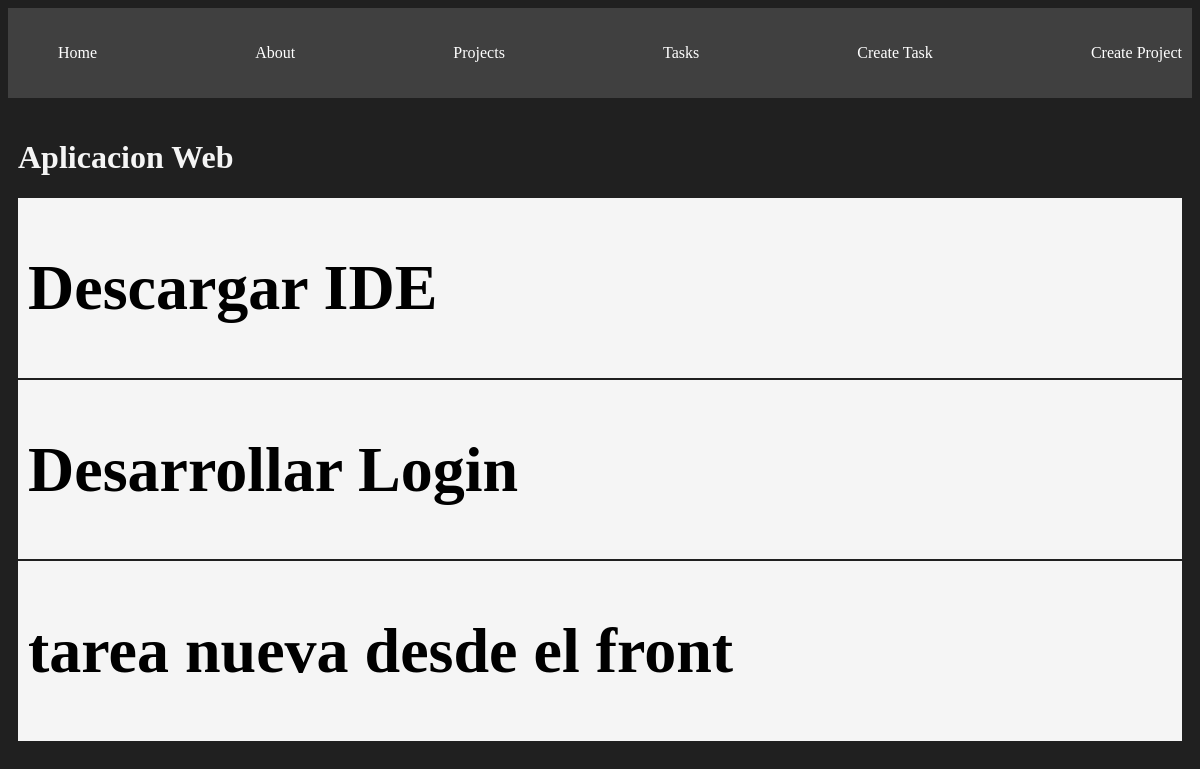
Before: /projects/1 with the older database file.
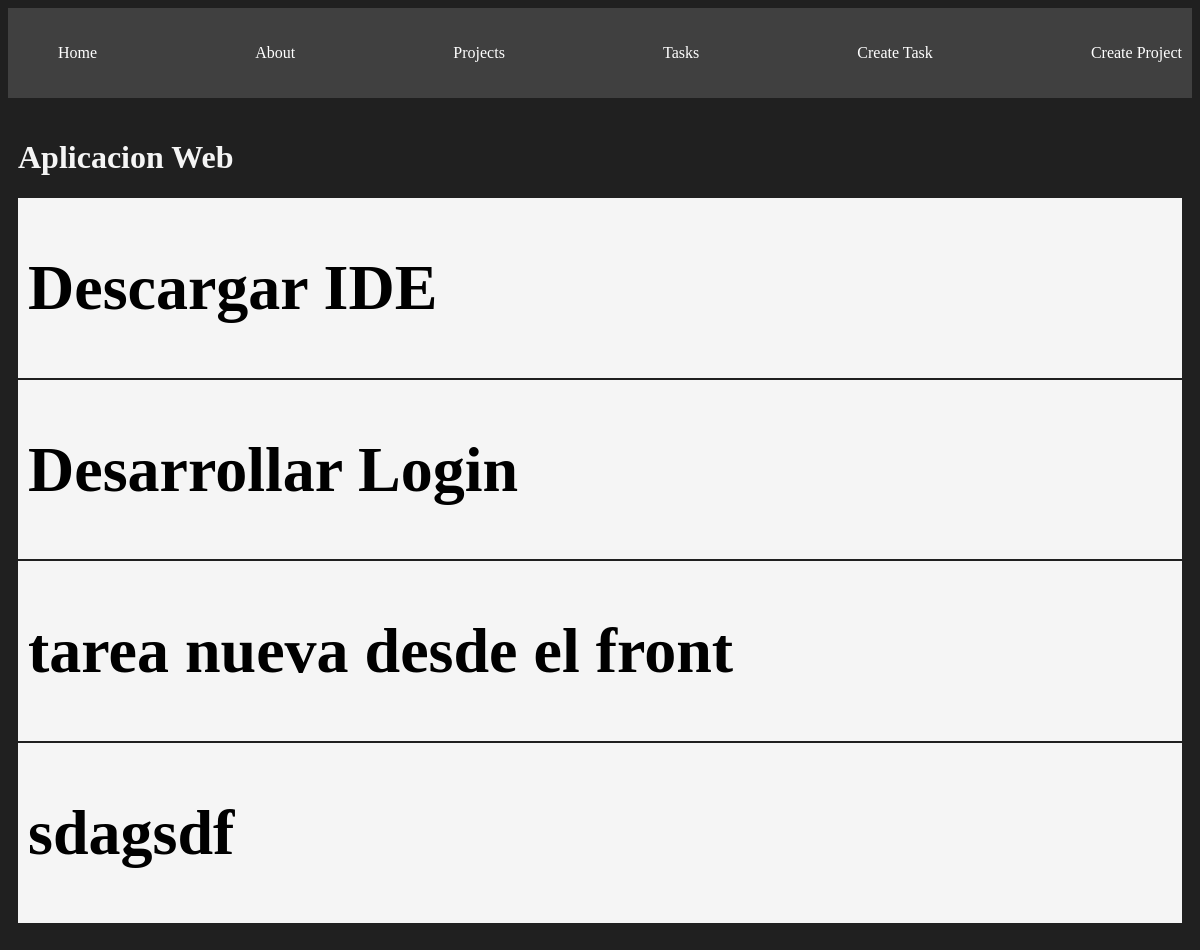
After: the same page with the newer database file.
### myapp/models.py (models this page shows, shortened)
class Task(models.Model):
    title = models.CharField(max_length=200)
    description = models.TextField()
    project = models.ForeignKey(Project, on_delete=models.CASCADE)
    done = models.BooleanField(default=False)

### myapp/views.py (the view)
# urls.py: path('projects/<int:id>', views.project_detail, name='project_detail'),
def project_detail(request, id ):
    project = get_object_or_404(Project, id=id)
    tasks = Task.objects.filter(project_id=id)
    return render(request, 'projects/detail.html', {
        'project': project,
        'tasks': tasks
    })

### myapp/models.py (called while the page is built)
    def __str__(self):
        return self.name

### myapp/templates/projects/detail.html
{% extends 'layouts/base.html' %}
{% block content %}
<h1>{{project}}<h1>
{% for task in tasks %}
    <div class="card">
        <h1>{{task.title}}</h1>
    </div>
{% endfor %}
{% endblock %}

Changed rows visible on the page:
added Task: title "sdagsdf"
